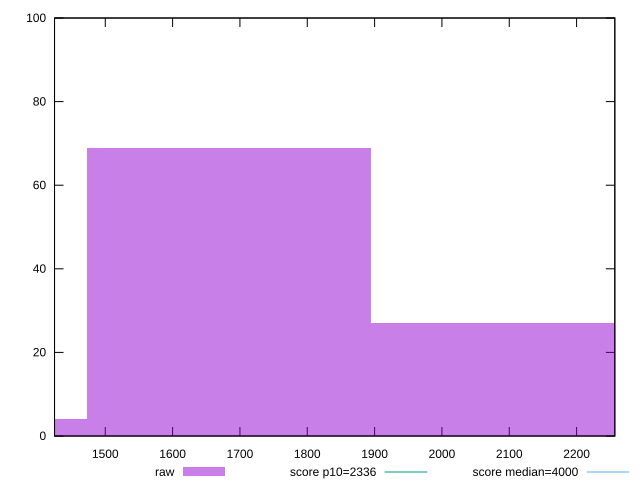

This chart was generated by the following gnuplot code:
reset

$raw <<EOF
2104.5421054780404 27
1683.6336843824324 69
1262.7252632868244 4
EOF

set key outside below
set boxwidth 420.9084210956081
set xrange [1424.638:2256.7825000000003]
set yrange [0:100]
set trange [0:100]
set style fill transparent solid 0.5 noborder

set parametric
set terminal svg size 640, 490 enhanced background rgb 'white'
set output "reports/report_00027_2021-02-24T12-40-31.850Z/first-meaningful-paint/samples/music/raw/histogram.svg"

plot $raw title "raw" with boxes, \
     2336,t title "score p10=2336", \
     4000,t title "score median=4000"

reset
